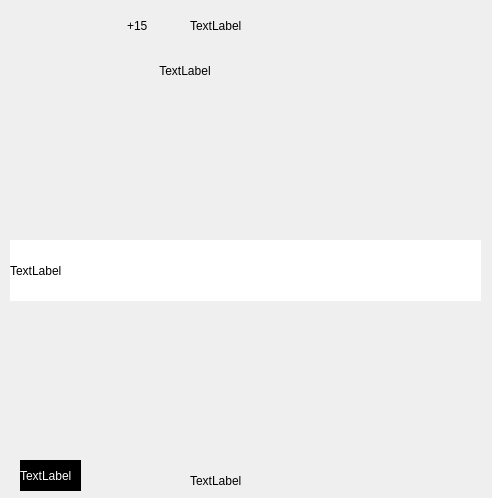
<?xml version="1.0" encoding="UTF-8"?>
<ui version="4.0">
 <class>first_game</class>
 <widget class="QWidget" name="first_game">
  <property name="geometry">
   <rect>
    <x>0</x>
    <y>0</y>
    <width>492</width>
    <height>498</height>
   </rect>
  </property>
  <property name="sizePolicy">
   <sizepolicy hsizetype="Ignored" vsizetype="Expanding">
    <horstretch>0</horstretch>
    <verstretch>0</verstretch>
   </sizepolicy>
  </property>
  <property name="windowTitle">
   <string>Form</string>
  </property>
  <layout class="QGridLayout" name="gridLayout">
   <property name="leftMargin">
    <number>0</number>
   </property>
   <property name="topMargin">
    <number>0</number>
   </property>
   <property name="rightMargin">
    <number>0</number>
   </property>
   <property name="bottomMargin">
    <number>0</number>
   </property>
   <property name="spacing">
    <number>0</number>
   </property>
   <item row="0" column="0">
    <widget class="QStackedWidget" name="stackedWidget">
     <property name="enabled">
      <bool>true</bool>
     </property>
     <property name="sizePolicy">
      <sizepolicy hsizetype="Expanding" vsizetype="Expanding">
       <horstretch>0</horstretch>
       <verstretch>0</verstretch>
      </sizepolicy>
     </property>
     <property name="minimumSize">
      <size>
       <width>0</width>
       <height>0</height>
      </size>
     </property>
     <property name="maximumSize">
      <size>
       <width>16777215</width>
       <height>16777215</height>
      </size>
     </property>
     <property name="styleSheet">
      <string notr="true">#stackedWidget {
   width:100%;height:100%;
	border-image: url(img/icon/background_image_flag.png) 0 0 0 0 stretch stretch ;
}
</string>
     </property>
     <property name="frameShape">
      <enum>QFrame::Shape::NoFrame</enum>
     </property>
     <property name="frameShadow">
      <enum>QFrame::Shadow::Plain</enum>
     </property>
     <property name="lineWidth">
      <number>0</number>
     </property>
     <property name="currentIndex">
      <number>0</number>
     </property>
     <widget class="QWidget" name="page">
      <widget class="QPushButton" name="pushButton_8">
       <property name="geometry">
        <rect>
         <x>-10</x>
         <y>0</y>
         <width>61</width>
         <height>51</height>
        </rect>
       </property>
       <property name="cursor">
        <cursorShape>PointingHandCursor</cursorShape>
       </property>
       <property name="styleSheet">
        <string notr="true">image: url(img/icon/ic/backiconic.png);
border-radius:10px;</string>
       </property>
       <property name="text">
        <string/>
       </property>
      </widget>
      <widget class="QLabel" name="label_flag">
       <property name="geometry">
        <rect>
         <x>120</x>
         <y>110</y>
         <width>261</width>
         <height>141</height>
        </rect>
       </property>
       <property name="sizePolicy">
        <sizepolicy hsizetype="Expanding" vsizetype="Expanding">
         <horstretch>0</horstretch>
         <verstretch>0</verstretch>
        </sizepolicy>
       </property>
       <property name="styleSheet">
        <string notr="true">width:100px;height:200px;</string>
       </property>
       <property name="text">
        <string/>
       </property>
       <property name="textFormat">
        <enum>Qt::TextFormat::PlainText</enum>
       </property>
       <property name="scaledContents">
        <bool>true</bool>
       </property>
      </widget>
      <widget class="QLabel" name="label_question">
       <property name="geometry">
        <rect>
         <x>-10</x>
         <y>30</y>
         <width>541</width>
         <height>81</height>
        </rect>
       </property>
       <property name="sizePolicy">
        <sizepolicy hsizetype="Expanding" vsizetype="Expanding">
         <horstretch>0</horstretch>
         <verstretch>0</verstretch>
        </sizepolicy>
       </property>
       <property name="cursor">
        <cursorShape>PointingHandCursor</cursorShape>
       </property>
       <property name="styleSheet">
        <string notr="true">font: 700 18pt &quot;Segoe UI&quot;;
border-image: url(img/icon/ic/backgr_question.png) 0 0 0 0 stretch stretch;
color: black;
padding-left: 80px;
padding-right: 80px; </string>
       </property>
       <property name="text">
        <string>                          TextLabel</string>
       </property>
       <property name="wordWrap">
        <bool>true</bool>
       </property>
      </widget>
      <widget class="QPushButton" name="pushButton_next">
       <property name="geometry">
        <rect>
         <x>450</x>
         <y>440</y>
         <width>41</width>
         <height>61</height>
        </rect>
       </property>
       <property name="sizePolicy">
        <sizepolicy hsizetype="Minimum" vsizetype="Preferred">
         <horstretch>0</horstretch>
         <verstretch>0</verstretch>
        </sizepolicy>
       </property>
       <property name="cursor">
        <cursorShape>PointingHandCursor</cursorShape>
       </property>
       <property name="styleSheet">
        <string notr="true">image: url(img/icon/ic/next.png);
image: url(img/icon/ic/icon_next.png);
border-radius:30px;</string>
       </property>
       <property name="text">
        <string/>
       </property>
      </widget>
      <widget class="QWidget" name="layoutWidget">
       <property name="geometry">
        <rect>
         <x>10</x>
         <y>280</y>
         <width>471</width>
         <height>191</height>
        </rect>
       </property>
       <layout class="QHBoxLayout" name="horizontalLayout">
        <property name="spacing">
         <number>0</number>
        </property>
        <property name="topMargin">
         <number>0</number>
        </property>
        <property name="bottomMargin">
         <number>0</number>
        </property>
        <item>
         <layout class="QVBoxLayout" name="verticalLayout_2">
          <property name="spacing">
           <number>0</number>
          </property>
          <property name="topMargin">
           <number>0</number>
          </property>
          <property name="bottomMargin">
           <number>0</number>
          </property>
          <item>
           <widget class="QPushButton" name="pushButton_option1">
            <property name="sizePolicy">
             <sizepolicy hsizetype="Expanding" vsizetype="Expanding">
              <horstretch>0</horstretch>
              <verstretch>0</verstretch>
             </sizepolicy>
            </property>
            <property name="cursor">
             <cursorShape>PointingHandCursor</cursorShape>
            </property>
            <property name="styleSheet">
             <string notr="true">#pushButton_option1{
   font: 900 15pt &quot;Segoe UI&quot;;
  border-image: url(img/icon/ic/backgr_button.png) 0 0 0 0 scretch scretch;
  min-width: 20px;
  min-height: 20px;
  color: rgb(0, 0, 0);
  border-radius:18px;
}
#pushButton_option1:hover{

  border-image: url(img/icon/ic/hoverbutton.png) 0 0 0 0 scretch scretch;
	
}

</string>
            </property>
            <property name="text">
             <string/>
            </property>
           </widget>
          </item>
          <item>
           <widget class="QPushButton" name="pushButton_option3">
            <property name="sizePolicy">
             <sizepolicy hsizetype="Expanding" vsizetype="Expanding">
              <horstretch>0</horstretch>
              <verstretch>0</verstretch>
             </sizepolicy>
            </property>
            <property name="cursor">
             <cursorShape>PointingHandCursor</cursorShape>
            </property>
            <property name="styleSheet">
             <string notr="true">#pushButton_option3{
   font: 900 15pt &quot;Segoe UI&quot;;
  border-image: url(img/icon/ic/backgr_button.png) 0 0 0 0 scretch scretch;
  min-width: 20px;
  min-height: 20px;
  color: rgb(0, 0, 0);
  border-radius:18px;
}
#pushButton_option3:hover{

  border-image: url(img/icon/ic/hoverbutton.png) 0 0 0 0 scretch scretch;
	
}
</string>
            </property>
            <property name="text">
             <string/>
            </property>
           </widget>
          </item>
         </layout>
        </item>
        <item>
         <layout class="QVBoxLayout" name="verticalLayout_4">
          <property name="spacing">
           <number>0</number>
          </property>
          <property name="topMargin">
           <number>0</number>
          </property>
          <property name="bottomMargin">
           <number>0</number>
          </property>
          <item>
           <widget class="QPushButton" name="pushButton_option2">
            <property name="sizePolicy">
             <sizepolicy hsizetype="Expanding" vsizetype="Expanding">
              <horstretch>0</horstretch>
              <verstretch>0</verstretch>
             </sizepolicy>
            </property>
            <property name="minimumSize">
             <size>
              <width>20</width>
              <height>20</height>
             </size>
            </property>
            <property name="maximumSize">
             <size>
              <width>16777191</width>
              <height>16777185</height>
             </size>
            </property>
            <property name="cursor">
             <cursorShape>PointingHandCursor</cursorShape>
            </property>
            <property name="styleSheet">
             <string notr="true">#pushButton_option2{
   font: 900 15pt &quot;Segoe UI&quot;;
  border-image: url(img/icon/ic/backgr_button.png) 0 0 0 0 scretch scretch;
  min-width: 20px;
  min-height: 20px;
  color: rgb(0, 0, 0);
  border-radius:18px;
}
#pushButton_option2:hover{

  border-image: url(img/icon/ic/hoverbutton.png) 0 0 0 0 scretch scretch;
	
}
</string>
            </property>
            <property name="text">
             <string/>
            </property>
           </widget>
          </item>
          <item>
           <widget class="QPushButton" name="pushButton_option4">
            <property name="sizePolicy">
             <sizepolicy hsizetype="Expanding" vsizetype="Expanding">
              <horstretch>0</horstretch>
              <verstretch>0</verstretch>
             </sizepolicy>
            </property>
            <property name="minimumSize">
             <size>
              <width>20</width>
              <height>20</height>
             </size>
            </property>
            <property name="cursor">
             <cursorShape>PointingHandCursor</cursorShape>
            </property>
            <property name="styleSheet">
             <string notr="true">#pushButton_option4{
   font: 900 15pt &quot;Segoe UI&quot;;
  border-image: url(img/icon/ic/backgr_button.png) 0 0 0 0 scretch scretch;
  min-width: 20px;
  min-height: 20px;
  color: rgb(0, 0, 0);
  border-radius:18px;
}
#pushButton_option4:hover{

  border-image: url(img/icon/ic/hoverbutton.png) 0 0 0 0 scretch scretch;
	
}</string>
            </property>
            <property name="text">
             <string/>
            </property>
           </widget>
          </item>
         </layout>
        </item>
       </layout>
      </widget>
      <widget class="QLabel" name="label_time">
       <property name="geometry">
        <rect>
         <x>20</x>
         <y>460</y>
         <width>61</width>
         <height>31</height>
        </rect>
       </property>
       <property name="styleSheet">
        <string notr="true">background-color:black;
font: 11pt &quot;Segoe UI&quot;;
font: 700 9pt &quot;Segoe UI&quot;;
border-image: url(img/icon/time/time_background.PNG);
color:white;

</string>
       </property>
       <property name="text">
        <string>TextLabel</string>
       </property>
      </widget>
      <widget class="QLabel" name="label_point">
       <property name="geometry">
        <rect>
         <x>190</x>
         <y>470</y>
         <width>111</width>
         <height>21</height>
        </rect>
       </property>
       <property name="styleSheet">
        <string notr="true">font: 700 italic 11pt &quot;Segoe UI&quot;;
border-image: url(img/icon/ic/backgr_point.png);
color:black;</string>
       </property>
       <property name="text">
        <string>TextLabel</string>
       </property>
      </widget>
      <widget class="QLabel" name="label_question_number">
       <property name="geometry">
        <rect>
         <x>190</x>
         <y>10</y>
         <width>131</width>
         <height>31</height>
        </rect>
       </property>
       <property name="styleSheet">
        <string notr="true">font: 700 italic 11pt &quot;Segoe UI&quot;;
border-image: url(img/icon/ic/backgr_point.png);
color:black;
</string>
       </property>
       <property name="text">
        <string>TextLabel</string>
       </property>
      </widget>
      <widget class="QPushButton" name="pushButton_suppr">
       <property name="geometry">
        <rect>
         <x>320</x>
         <y>0</y>
         <width>61</width>
         <height>51</height>
        </rect>
       </property>
       <property name="sizePolicy">
        <sizepolicy hsizetype="Expanding" vsizetype="Expanding">
         <horstretch>0</horstretch>
         <verstretch>0</verstretch>
        </sizepolicy>
       </property>
       <property name="minimumSize">
        <size>
         <width>20</width>
         <height>20</height>
        </size>
       </property>
       <property name="cursor">
        <cursorShape>PointingHandCursor</cursorShape>
       </property>
       <property name="styleSheet">
        <string notr="true">#pushButton_suppr{
  image: url(img/icon/ic/5050.png)0 0 0 0 scretch  scretch;
  border-radius:18px;
}
#pushButton_suppr:hover{
image: url(img/icon/ic/5050_hover.png)0 0 0 0 scretch  scretch;
}</string>
       </property>
       <property name="text">
        <string/>
       </property>
      </widget>
      <widget class="QPushButton" name="pushButton_reveal">
       <property name="geometry">
        <rect>
         <x>380</x>
         <y>0</y>
         <width>61</width>
         <height>51</height>
        </rect>
       </property>
       <property name="sizePolicy">
        <sizepolicy hsizetype="Expanding" vsizetype="Expanding">
         <horstretch>0</horstretch>
         <verstretch>0</verstretch>
        </sizepolicy>
       </property>
       <property name="minimumSize">
        <size>
         <width>20</width>
         <height>20</height>
        </size>
       </property>
       <property name="cursor">
        <cursorShape>PointingHandCursor</cursorShape>
       </property>
       <property name="styleSheet">
        <string notr="true">#pushButton_reveal{
  image: url(img/icon/ic/show.png)0 0 0 0 scretch  scretch;
  border-radius:18px;
}
#pushButton_reveal:hover{
image: url(img/icon/ic/show_hover.png)0 0 0 0 scretch  scretch;
}</string>
       </property>
       <property name="text">
        <string/>
       </property>
      </widget>
      <widget class="QLabel" name="hiding">
       <property name="geometry">
        <rect>
         <x>10</x>
         <y>240</y>
         <width>471</width>
         <height>61</height>
        </rect>
       </property>
       <property name="styleSheet">
        <string notr="true">#hiding{
	font: 700 12pt &quot;Segoe UI&quot;;
 background-color: rgb(255, 255, 255);
color:black;
}
</string>
       </property>
       <property name="text">
        <string>TextLabel</string>
       </property>
      </widget>
      <widget class="QPushButton" name="pushButton_time">
       <property name="geometry">
        <rect>
         <x>110</x>
         <y>0</y>
         <width>61</width>
         <height>51</height>
        </rect>
       </property>
       <property name="sizePolicy">
        <sizepolicy hsizetype="Expanding" vsizetype="Expanding">
         <horstretch>0</horstretch>
         <verstretch>0</verstretch>
        </sizepolicy>
       </property>
       <property name="minimumSize">
        <size>
         <width>20</width>
         <height>20</height>
        </size>
       </property>
       <property name="cursor">
        <cursorShape>PointingHandCursor</cursorShape>
       </property>
       <property name="styleSheet">
        <string notr="true">#pushButton_time{
  image: url(img/icon/ic/time.png)0 0 0 0 scretch  scretch;
  border-radius:18px;
}
#pushButton_time:hover{
image: url(img/icon/ic/time_hover.png)0 0 0 0 scretch  scretch;
}</string>
       </property>
       <property name="text">
        <string/>
       </property>
      </widget>
      <widget class="QLabel" name="label">
       <property name="geometry">
        <rect>
         <x>127</x>
         <y>18</y>
         <width>31</width>
         <height>16</height>
        </rect>
       </property>
       <property name="styleSheet">
        <string notr="true">font: 900 9pt &quot;Segoe UI&quot;;
color:black;</string>
       </property>
       <property name="text">
        <string>+15</string>
       </property>
      </widget>
     </widget>
     <widget class="QWidget" name="page_result">
      <widget class="QLabel" name="label_score">
       <property name="geometry">
        <rect>
         <x>50</x>
         <y>300</y>
         <width>421</width>
         <height>71</height>
        </rect>
       </property>
       <property name="styleSheet">
        <string notr="true">font: 700 20pt &quot;Source Code Pro&quot;;
/*border-image: url(img/icon/ic/score_stat.png) 0 0 0 0 scretch scretch;*/
border-image: url(img/icon/ic/score_stat.png) 0 0 0 0 scretch scretch;
/*padding-left: 50px;*/
padding-right: 60px; 
color:white;

</string>
       </property>
       <property name="text">
        <string>Too Bad!!</string>
       </property>
      </widget>
      <widget class="QLabel" name="label_image_score">
       <property name="geometry">
        <rect>
         <x>120</x>
         <y>70</y>
         <width>291</width>
         <height>251</height>
        </rect>
       </property>
       <property name="styleSheet">
        <string notr="true"/>
       </property>
       <property name="text">
        <string/>
       </property>
      </widget>
      <widget class="QLabel" name="label_scoring">
       <property name="geometry">
        <rect>
         <x>0</x>
         <y>10</y>
         <width>511</width>
         <height>71</height>
        </rect>
       </property>
       <property name="styleSheet">
        <string notr="true">font: 700 18pt &quot;Segoe UI&quot;;
border-image: url(img/icon/ic/backgr_question.png) 0 0 0 0 stretch stretch;
color: black;
padding-left: 80px;
padding-right: 80px; </string>
       </property>
       <property name="text">
        <string>TextLabel</string>
       </property>
      </widget>
      <widget class="QPushButton" name="pushButton_play_again">
       <property name="geometry">
        <rect>
         <x>100</x>
         <y>310</y>
         <width>291</width>
         <height>261</height>
        </rect>
       </property>
       <property name="sizePolicy">
        <sizepolicy hsizetype="Preferred" vsizetype="Preferred">
         <horstretch>0</horstretch>
         <verstretch>0</verstretch>
        </sizepolicy>
       </property>
       <property name="cursor">
        <cursorShape>PointingHandCursor</cursorShape>
       </property>
       <property name="styleSheet">
        <string notr="true">border-image: url(img/icon/ic/refresh.png) 0 0 0 0 scretch scretch;
min-width: 20px;
min-height: 20px;
</string>
       </property>
       <property name="text">
        <string/>
       </property>
      </widget>
      <zorder>pushButton_play_again</zorder>
      <zorder>label_score</zorder>
      <zorder>label_image_score</zorder>
      <zorder>label_scoring</zorder>
     </widget>
    </widget>
   </item>
  </layout>
 </widget>
 <resources/>
 <connections/>
</ui>
